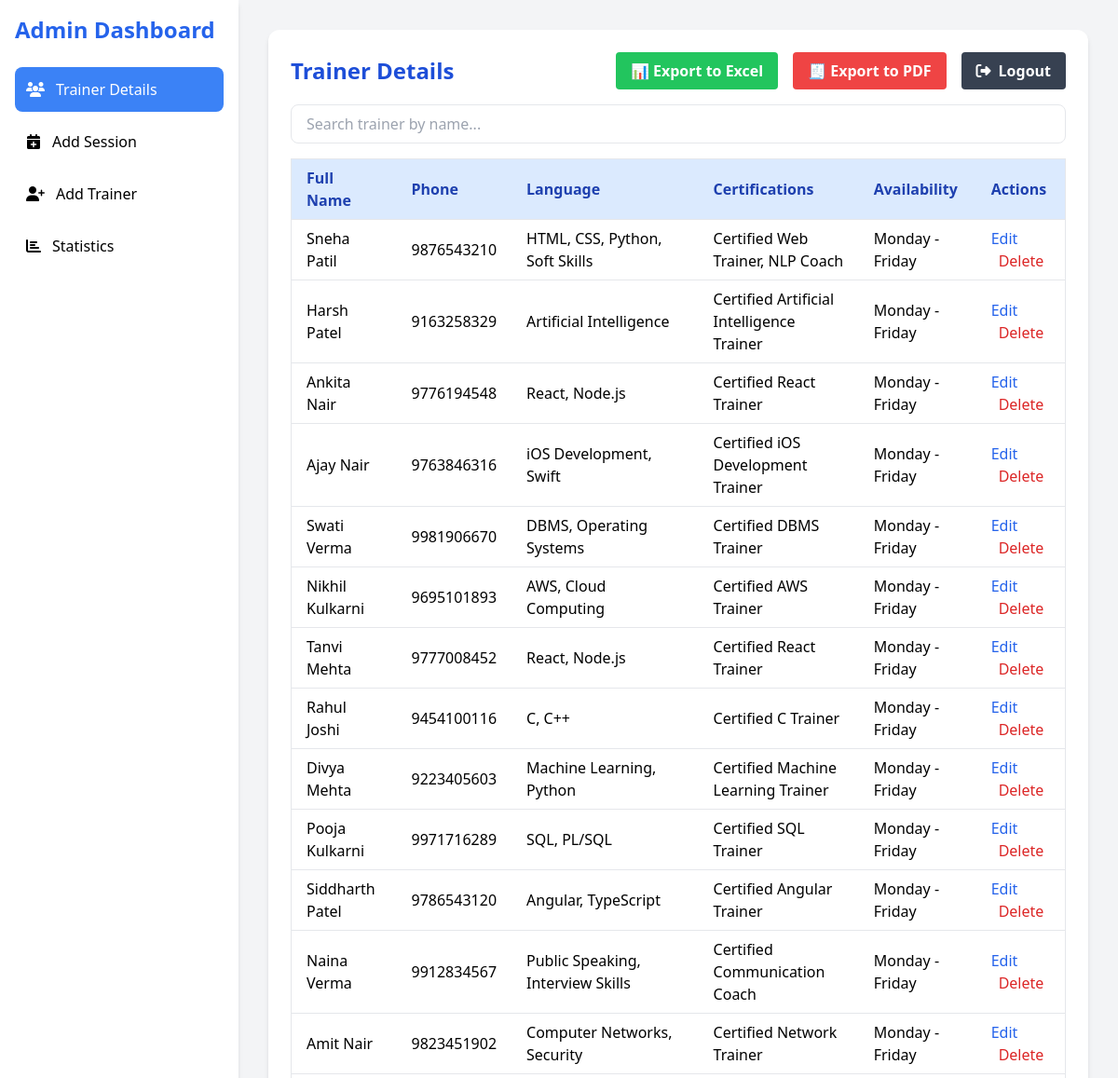
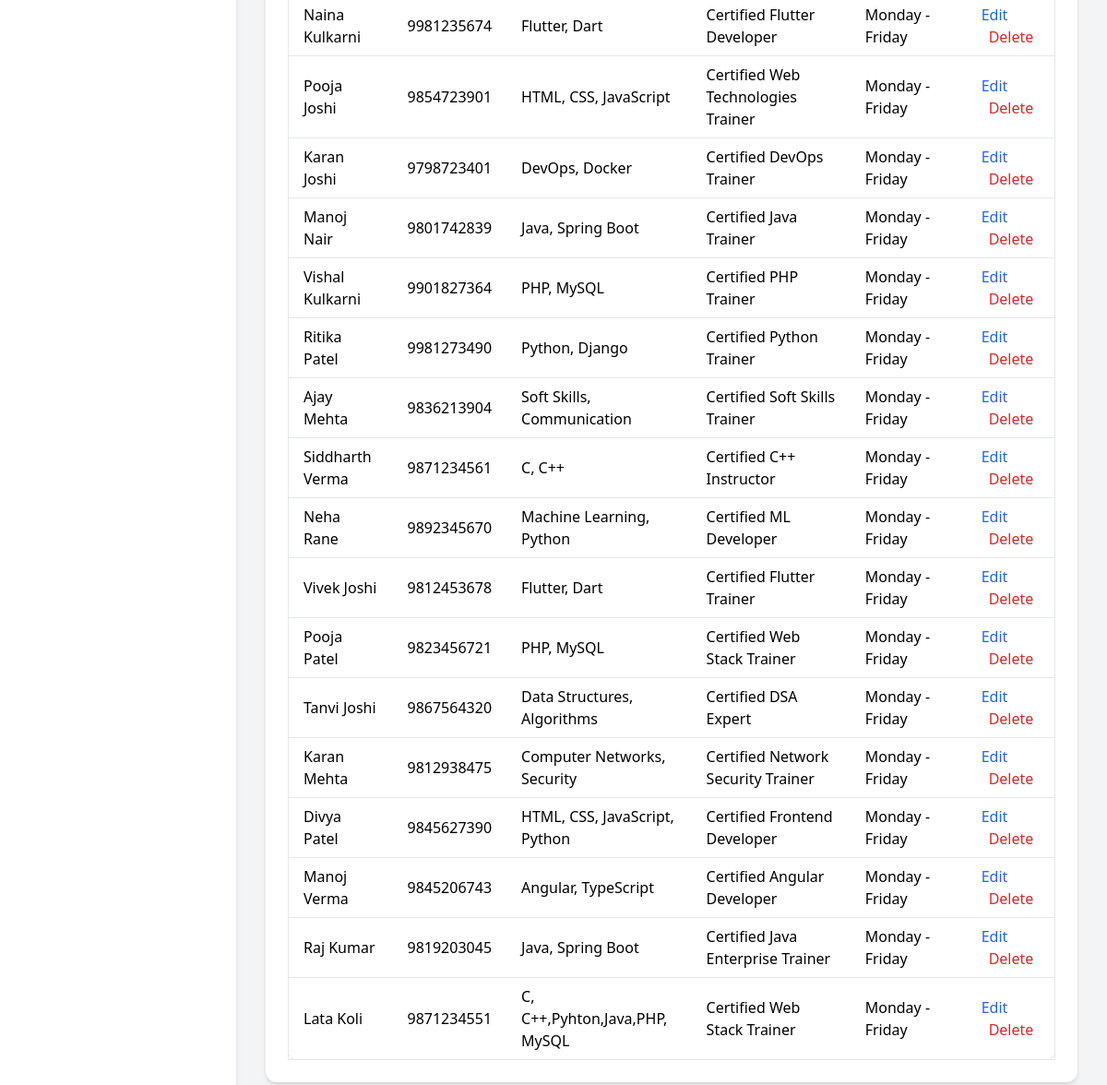
/admin_dashboard.php (signed in), run on the app's committed database (2 pictures, top to bottom).
### tables this page shows
CREATE TABLE `member` (
  `id` int(11) NOT NULL,
  `email` varchar(100) NOT NULL,
  `password` varchar(100) NOT NULL,
  `role` varchar(20) DEFAULT 'trainer',
  `full_name` varchar(255) DEFAULT NULL,
  `phone_number` varchar(20) DEFAULT NULL,
  `Language` text DEFAULT NULL,
  `certifications` text DEFAULT NULL,
  `availability` text DEFAULT NULL
);

### admin_dashboard.php (the view, shortened to what this page needs)
<?php
$conn = new mysqli("localhost", "root", "", "trainer");
$trainer_details = $conn->query("SELECT * FROM member WHERE role = 'trainer'");
?>
<!DOCTYPE html>
<html lang="en">
<head>
  <script src="https://cdn.tailwindcss.com"></script>
  <link rel="stylesheet" href="https://cdnjs.cloudflare.com/ajax/libs/font-awesome/6.4.0/css/all.min.css">
</head>
<body class="bg-gray-100">
<div class="flex min-h-screen">
  <div class="w-64 bg-white shadow-md p-4">
    <h2 class="text-2xl font-bold text-blue-600 mb-6">Admin Dashboard</h2>
    <nav class="space-y-2">
      <button class="tab-button w-full text-left p-3 rounded-lg flex items-center active" data-tab="trainers">
        <i class="fas fa-users mr-3"></i>
        <span>Trainer Details</span>
      </button>
      <button class="tab-button w-full text-left p-3 rounded-lg flex items-center" data-tab="addsession">
        <i class="fas fa-calendar-plus mr-3"></i>
        <span>Add Session</span>
      </button>
      <button class="tab-button w-full text-left p-3 rounded-lg flex items-center" data-tab="addtrainer">
  <i class="fas fa-user-plus mr-3"></i>
  <span>Add Trainer</span>
</button>
<button class="tab-button w-full text-left p-3 rounded-lg flex items-center" data-tab="stats">
  <i class="fas fa-chart-bar mr-3"></i>
  <span>Statistics</span>
</button>
    </nav>
  </div>
  <div class="flex-1 p-8 space-y-12">
<div id="trainers" class="tab-content active">
  <div class="bg-white rounded-xl shadow-md p-6">
    <div class="flex justify-between items-center mb-4">
  <h2 class="text-2xl font-bold text-blue-700">Trainer Details</h2>
  <div class="flex gap-4">
    <a href="export_excel.php" class="bg-green-500 hover:bg-green-600 text-white font-semibold px-4 py-2 rounded">
      📊 Export to Excel
    </a>
    <a href="export_pdf.php" class="bg-red-500 hover:bg-red-600 text-white font-semibold px-4 py-2 rounded">
      🧾 Export to PDF
    </a>
    <form action="logout.php" method="post">
    <button type="submit" class="bg-gray-700 hover:bg-gray-800 text-white font-semibold px-4 py-2 rounded flex items-center">
      <i class="fas fa-sign-out-alt mr-2"></i>Logout
    </button>
  </form>
  </div>
</div>
        <input type="text" id="searchInput" onkeyup="filterTable()" placeholder="Search trainer by name..." class="mb-4 w-full px-4 py-2 border rounded-lg" />
        <div class="overflow-x-auto">
          <table id="trainerTable" class="min-w-full bg-white border rounded-xl shadow">
            <thead class="bg-blue-100 text-blue-800">
              <tr>
                <th class="px-4 py-2 text-left">Full Name</th>
                <th class="px-4 py-2 text-left">Phone</th>
                <th class="px-4 py-2 text-left">Language</th>
                <th class="px-4 py-2 text-left">Certifications</th>
                <th class="px-4 py-2 text-left">Availability</th>
                <th class="px-4 py-2 text-left">Actions</th>
              </tr>
            </thead>
            <tbody>
  <?php while ($row = $trainer_details->fetch_assoc()) :
    if (trim($row['full_name']) == '') continue;
  ?>
  <tr class="border-t hover:bg-gray-50" data-id="<?= $row['id'] ?>">
    <td class="px-4 py-2 name"><?= htmlspecialchars($row['full_name']) ?></td>
    <td class="px-4 py-2 phone"><?= htmlspecialchars($row['phone_number']) ?></td>
    <td class="px-4 py-2 Language"><?= htmlspecialchars($row['Language']) ?></td>
    <td class="px-4 py-2 certs"><?= htmlspecialchars($row['certifications']) ?></td>
    <td class="px-4 py-2 avail"><?= htmlspecialchars($row['availability']) ?></td>
    <td class="px-4 py-2 space-x-2">
      <button class="text-blue-600 hover:underline editBtn">Edit</button>
      <button class="text-red-600 hover:underline deleteBtn">Delete</button>
    </td>
  </tr>
  <?php endwhile; ?>
</tbody>
          </table>
        </div>
      </div>
    </div>
</div>
</body>
</html>

### admin_dashboard.php (style rules this page uses)
.tab-content { display: none; }
.tab-content.active { display: block; }
.tab-button.active { background-color: #3b82f6; color: white; }

### data on the page
member: full_name "Sneha Patil", phone_number "9876543210", Language "HTML, CSS, Python, Soft Skills", certifications "Certified Web Trainer, NLP Coach", availability "Monday - Friday"
member: full_name "Harsh Patel", phone_number "9163258329", Language "Artificial Intelligence", certifications "Certified Artificial Intelligence Trainer", availability "Monday - Friday"
member: full_name "Ankita Nair", phone_number "9776194548", Language "React, Node.js", certifications "Certified React Trainer", availability "Monday - Friday"
member: full_name "Ajay Nair", phone_number "9763846316", Language "iOS Development, Swift", certifications "Certified iOS Development Trainer", availability "Monday - Friday"
member: full_name "Swati Verma", phone_number "9981906670", Language "DBMS, Operating Systems", certifications "Certified DBMS Trainer", availability "Monday - Friday"
member: full_name "Nikhil Kulkarni", phone_number "9695101893", Language "AWS, Cloud Computing", certifications "Certified AWS Trainer", availability "Monday - Friday"
member: full_name "Tanvi Mehta", phone_number "9777008452", Language "React, Node.js", certifications "Certified React Trainer", availability "Monday - Friday"
member: full_name "Rahul Joshi", phone_number "9454100116", Language "C, C++", certifications "Certified C Trainer", availability "Monday - Friday"
member: full_name "Divya Mehta", phone_number "9223405603", Language "Machine Learning, Python", certifications "Certified Machine Learning Trainer", availability "Monday - Friday"
member: full_name "Pooja Kulkarni", phone_number "9971716289", Language "SQL, PL/SQL", certifications "Certified SQL Trainer", availability "Monday - Friday"
member: full_name "Siddharth Patel", phone_number "9786543120", Language "Angular, TypeScript", certifications "Certified Angular Trainer", availability "Monday - Friday"
member: full_name "Naina Verma", phone_number "9912834567", Language "Public Speaking, Interview Skills", certifications "Certified Communication Coach", availability "Monday - Friday"
member: full_name "Amit Nair", phone_number "9823451902", Language "Computer Networks, Security", certifications "Certified Network Trainer", availability "Monday - Friday"
member: full_name "Naina Kulkarni", phone_number "9981235674", Language "Flutter, Dart", certifications "Certified Flutter Developer", availability "Monday - Friday"
member: full_name "Pooja Joshi", phone_number "9854723901", Language "HTML, CSS, JavaScript", certifications "Certified Web Technologies Trainer", availability "Monday - Friday"
member: full_name "Karan Joshi", phone_number "9798723401", Language "DevOps, Docker", certifications "Certified DevOps Trainer", availability "Monday - Friday"
member: full_name "Manoj Nair", phone_number "9801742839", Language "Java, Spring Boot", certifications "Certified Java Trainer", availability "Monday - Friday"
member: full_name "Vishal Kulkarni", phone_number "9901827364", Language "PHP, MySQL", certifications "Certified PHP Trainer", availability "Monday - Friday"
member: full_name "Ritika Patel", phone_number "9981273490", Language "Python, Django", certifications "Certified Python Trainer", availability "Monday - Friday"
member: full_name "Ajay Mehta", phone_number "9836213904", Language "Soft Skills, Communication", certifications "Certified Soft Skills Trainer", availability "Monday - Friday"
member: full_name "Siddharth Verma", phone_number "9871234561", Language "C, C++", certifications "Certified C++ Instructor", availability "Monday - Friday"
member: full_name "Neha Rane", phone_number "9892345670", Language "Machine Learning, Python", certifications "Certified ML Developer", availability "Monday - Friday"
member: full_name "Vivek Joshi", phone_number "9812453678", Language "Flutter, Dart", certifications "Certified Flutter Trainer", availability "Monday - Friday"
member: full_name "Pooja Patel", phone_number "9823456721", Language "PHP, MySQL", certifications "Certified Web Stack Trainer", availability "Monday - Friday"
member: full_name "Tanvi Joshi", phone_number "9867564320", Language "Data Structures, Algorithms", certifications "Certified DSA Expert", availability "Monday - Friday"
member: full_name "Karan Mehta", phone_number "9812938475", Language "Computer Networks, Security", certifications "Certified Network Security Trainer", availability "Monday - Friday"
member: full_name "Divya Patel", phone_number "9845627390", Language "HTML, CSS, JavaScript, Python", certifications "Certified Frontend Developer", availability "Monday - Friday"
member: full_name "Manoj Verma", phone_number "9845206743", Language "Angular, TypeScript", certifications "Certified Angular Developer", availability "Monday - Friday"
member: full_name "Raj Kumar", phone_number "9819203045", Language "Java, Spring Boot", certifications "Certified Java Enterprise Trainer", availability "Monday - Friday"
member: full_name "Lata Koli", phone_number "9871234551", Language "C, C++,Pyhton,Java,PHP, MySQL", certifications "Certified Web Stack Trainer", availability "Monday - Friday"
